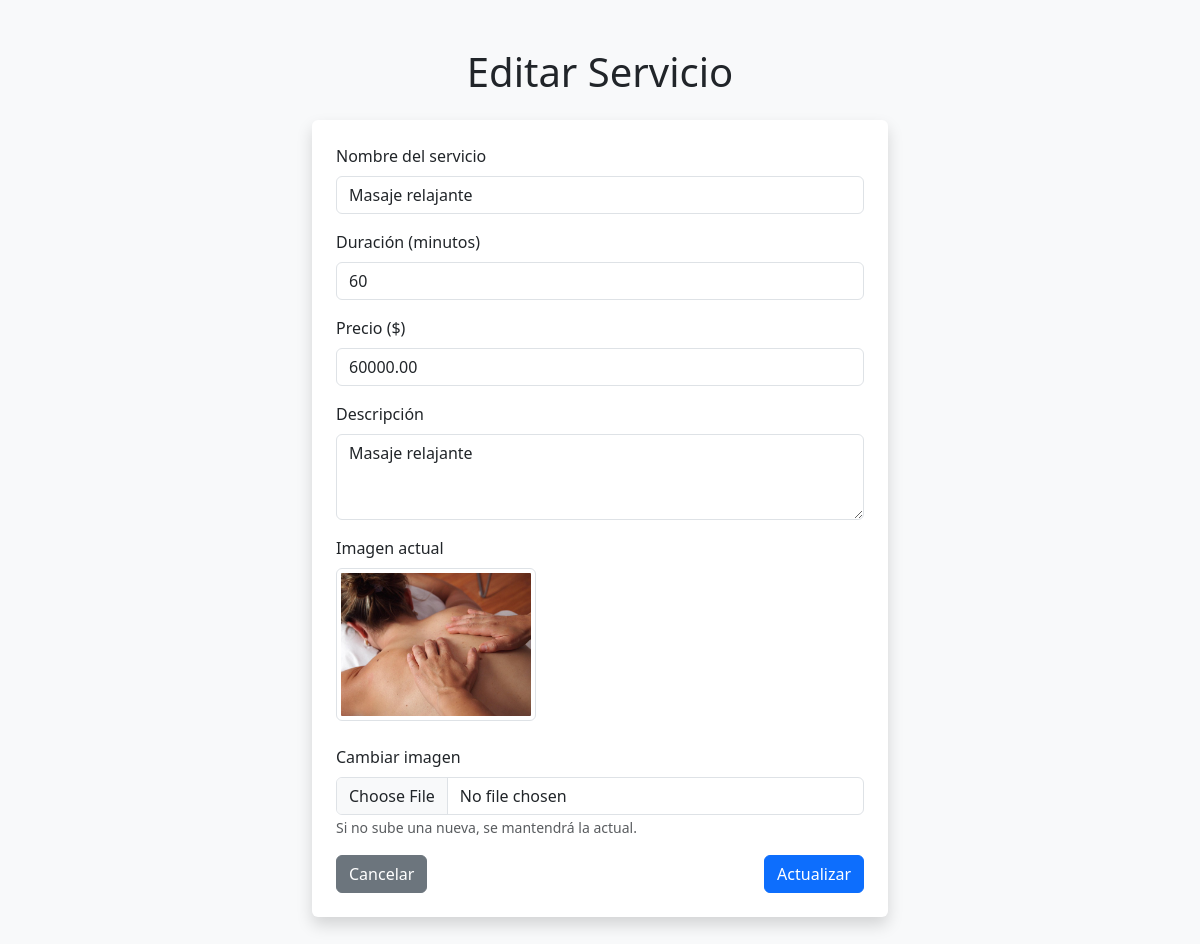
The app's page /editar_servicio.php?id=3 (signed in) with its own data.
### tables this page shows
CREATE TABLE `servicios` (
  `id` int(11) NOT NULL,
  `nombre` varchar(100) NOT NULL,
  `descripcion` text DEFAULT NULL,
  `duracion_minutos` int(11) NOT NULL,
  `imagen` varchar(255) DEFAULT NULL,
  `precio` decimal(10,2) NOT NULL DEFAULT 0.00
);

### editar_servicio.php (the view, shortened to what this page needs)
<?php
include("includes/db.php");
$id = intval($_GET['id']);
$stmt = $conn->prepare("SELECT * FROM servicios WHERE id = ?");
$stmt->bind_param("i", $id);
$stmt->execute();
$result = $stmt->get_result();
$servicio = $result->fetch_assoc();
?>
<!DOCTYPE html>
<html lang="es">
<head>
    <link href="https://cdn.jsdelivr.net/npm/bootstrap@5.3.0/dist/css/bootstrap.min.css" rel="stylesheet" />
</head>
<body class="bg-light">
<div class="container py-5" style="max-width: 600px;">
    <h1 class="mb-4 text-center">Editar Servicio</h1>
    <form method="post" enctype="multipart/form-data" class="bg-white p-4 shadow rounded">
        <div class="mb-3">
            <label class="form-label">Nombre del servicio</label>
            <input type="text" class="form-control" name="nombre" required value="<?= htmlspecialchars($servicio['nombre']) ?>">
        </div>
        <div class="mb-3">
            <label class="form-label">Duración (minutos)</label>
            <input type="number" class="form-control" name="duracion_minutos" min="1" required value="<?= htmlspecialchars($servicio['duracion_minutos']) ?>">
        </div>
        <div class="mb-3">
            <label class="form-label">Precio ($)</label>
            <input type="number" step="0.01" class="form-control" name="precio" min="0" required value="<?= htmlspecialchars($servicio['precio']) ?>">
        </div>
        <div class="mb-3">
            <label class="form-label">Descripción</label>
            <textarea class="form-control" name="descripcion" rows="3" required><?= htmlspecialchars($servicio['descripcion']) ?></textarea>
        </div>
        <div class="mb-3">
            <label class="form-label">Imagen actual</label><br>
            <?php if ($servicio['imagen'] && file_exists('img/' . $servicio['imagen'])): ?>
                <img src="img/<?= htmlspecialchars($servicio['imagen']) ?>" class="img-thumbnail mb-2" style="max-width:200px;">
            <?php else: ?>
                <p class="text-muted">No hay imagen disponible.</p>
            <?php endif; ?>
        </div>
        <div class="mb-3">
            <label class="form-label">Cambiar imagen</label>
            <input type="file" class="form-control" name="imagen" accept="image/*">
            <small class="text-muted">Si no sube una nueva, se mantendrá la actual.</small>
        </div>
        <div class="d-flex justify-content-between">
            <a href="servicios.php" class="btn btn-secondary">Cancelar</a>
            <button type="submit" class="btn btn-primary">Actualizar</button>
        </div>
    </form>
</div>
</body>
</html>

### records on screen
servicios: nombre "Masaje relajante", duracion_minutos "60", precio "60000.00", descripcion "Masaje relajante", imagen (picture)
